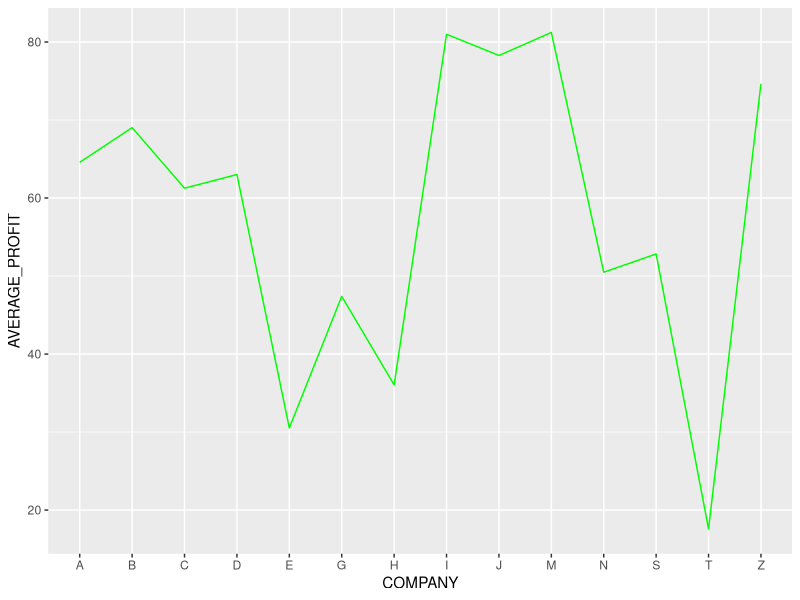
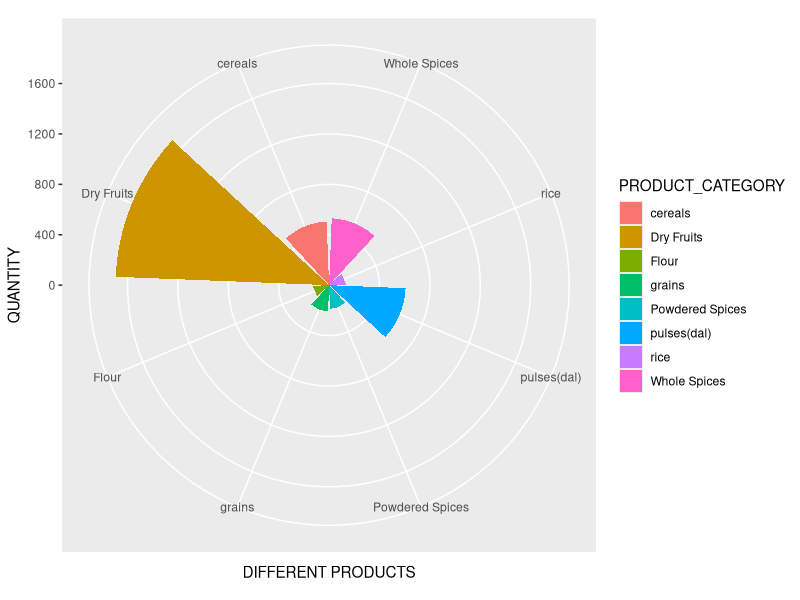

These figures' R source, in order:
####LOAD THE PACKAGES
require(dplyr)
require(ggplot2)

##LET'S LOAD THE DATASET
store <- read.csv("FINAL DEPARTMENTAL STORE.csv")




### DATA VISUALIZATION

#1. BUILD A LINE PLOT FOR AVERAGE_PROFIT & COMPANY
store %>% group_by(COMPANY) %>% 
  summarise(AVERAGE_PROFIT=mean(PROFIT)) %>%
  ggplot(aes(x=COMPANY, y=AVERAGE_PROFIT, group=1))+geom_line(color="GREEN")



#2.  BUILD A COXCOMB CHART  FOR EACH OF THE TYPE’S  QUANTITY DEMANDED WHERE THE PRODUCT_TYPE IS "Organic food".


store1 <-  filter(store, PRODUCT_TYPE=="Organic food")%>%
  group_by(PRODUCT_CATEGORY)%>%
  summarise(QUANTITY_DEMANDED=sum(QUANTITY_DEMANDED))


store2 <- store1 %>% 
  arrange(desc(PRODUCT_CATEGORY)) %>%mutate(percentage=round(QUANTITY_DEMANDED*100/sum(QUANTITY_DEMANDED))) %>% mutate(y_pos = cumsum(percentage)-0.5*percentage)


store2 %>% ggplot(aes(PRODUCT_CATEGORY,QUANTITY_DEMANDED, fill=PRODUCT_CATEGORY)) + 
  geom_bar(stat="identity") + 
  coord_polar("x", start=0,direction = -1)+
  xlab("DIFFERENT PRODUCTS") +
  ylab("QUANTITY")


